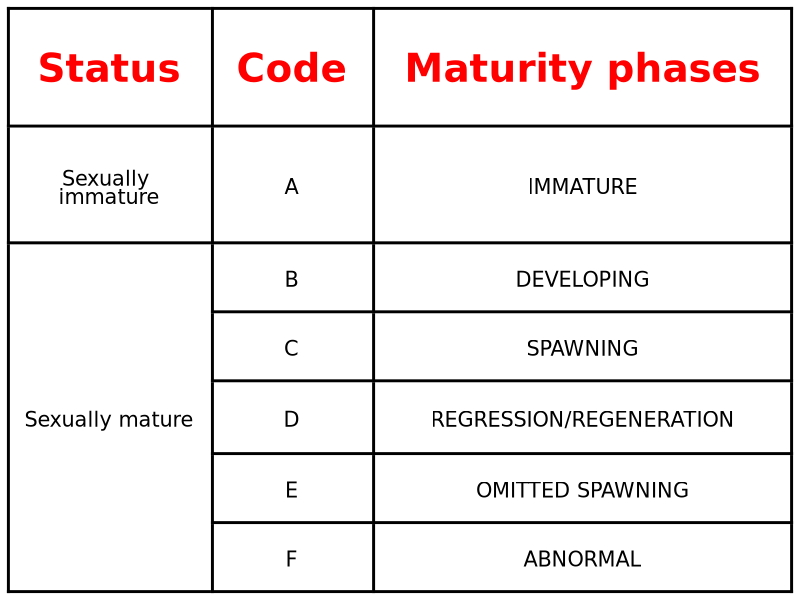

Write R code to recreate this figure.
## ---- chunk 1
library(dplyr, warn.conflicts = FALSE)  # because tidyverse
library(readxl, warn.conflicts = FALSE) # to read excel file
library(knitr, warn.conflicts = FALSE)  # to elaborate html/pdf
library(flextable)
library(magick, warn.conflicts = FALSE)
library(tidyr)
library(gridExtra)

library(officer)
big_border = fp_border(color="#4775D1", width = 8)
small_border = fp_border(color="gray", width = 1)
border1 = fp_border(color="black", width = 2)
## ---- chunk 2
statut<- c("Sexually immature","Sexually mature","Sexually mature","Sexually mature","Sexually mature","Sexually mature")
Code<-c("A","B","C","D","E","F")
phase<- c("IMMATURE","DEVELOPING","SPAWNING","REGRESSION/REGENERATION","OMITTED SPAWNING","ABNORMAL")

	tbl_img<-data.frame(Status=statut,
			    Code=Code,
			    Phase=phase)
	tbl_img<-tbl_img%>%flextable()%>%
		merge_v(j=~Status)%>%
		set_table_properties(layout="autofit",width=1)%>%
    fontsize(size = 15, part = "body")%>%
    fontsize(size = 28, part = "header")%>%
	  color(color="red",part="header")%>%
	  bold(part="header")%>%
	  align(j=c("Status","Code","Phase"), align = "center", part = "all")%>%
	  border_remove()%>%
    hline(part="all", border = border1 )%>%
    vline(part="all", border = border1 )%>%
	  hline_top(part="all", border = border1 )%>%
	  vline_left(part="all", border = border1 )%>%
    set_header_labels(Phase="Maturity phases")
	
plot(tbl_img)
